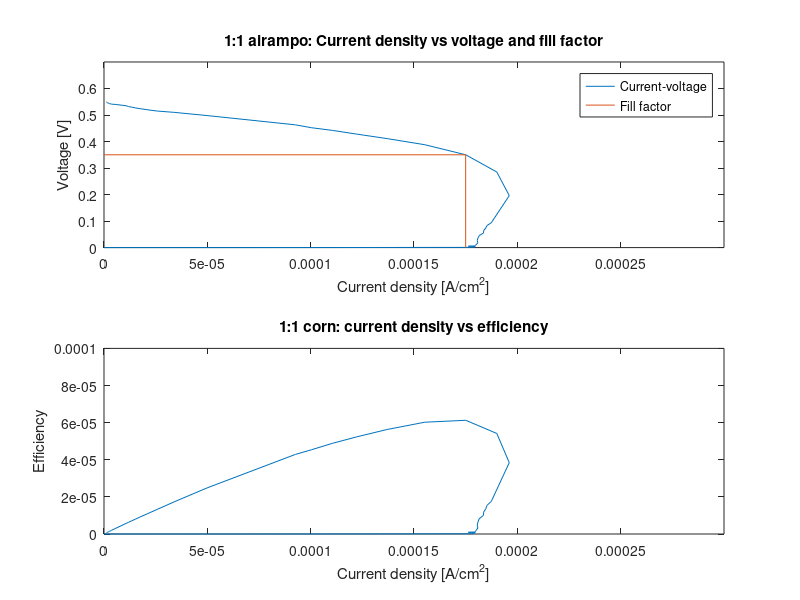
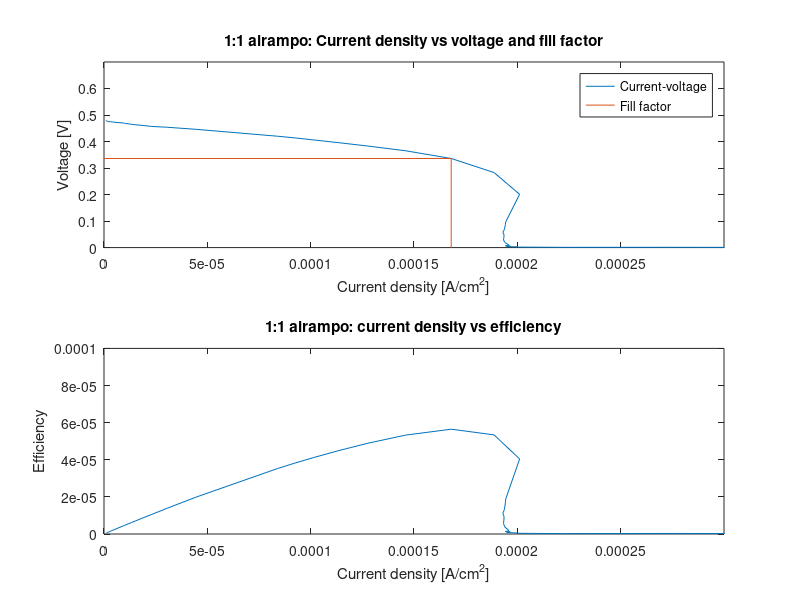
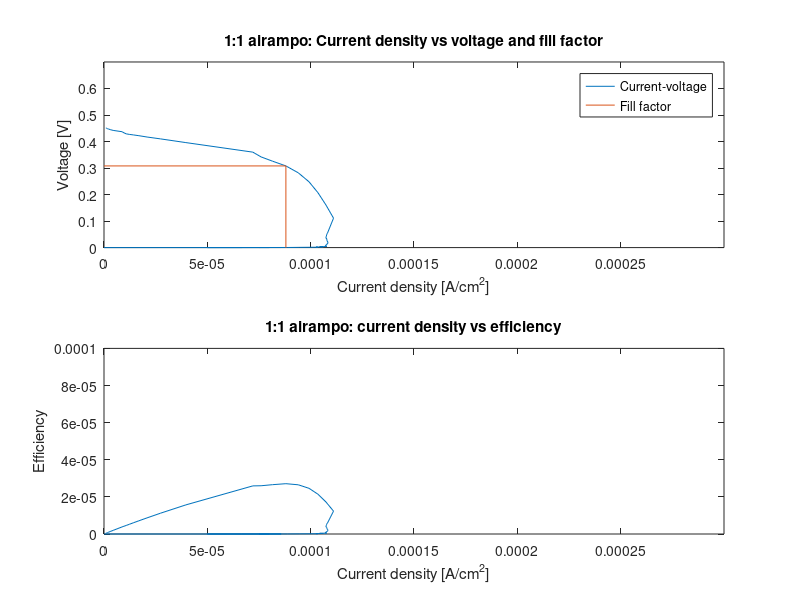

These figures' MATLAB source, in order:
close all
clear

%airampo maskingjorda
res = [999999 899999 799999 699999 599999 499999 399999 299999 199999 ...
    99999 89999 79999 69999 59999 49999 39999 29999 19999 ...
    9999 8999 7999 6999 5999 4999 3999 2999 1999 ...
    999 899 799 699 599 499 399 299 199 ...
    99 89 79 69 59 49 39 29 19 9 8 7 6 5 4 3 2 1 0];

a = 0.5*1; %area solar cell

%561
oa1_V = 0.001.*[550 549 548 547 546 544 543 541 540 535 ...
    532 530 527 524 520 515 510 498 463 ...
    452 442 428 411 388 350 285 196 93.6 ...
    83.3 73.8 64.2 55.0 45.3 36.1 27.0 18.0 8.9 ...
    8.0 7.1 6.2 5.2 4.4 3.5 2.6 1.7 0.8 ...
    0.6 0.5 0.4 0.3 0.2 0.1 0 0 0];
oa1_I = oa1_V./res./a;
oa1_P = oa1_V.*oa1_I;

oa2_V = 1e-3.*[480 479 478 477 477 475 475 475 473 470 ...
    468 467 465 463 461 457 454 446 420 ...
    414 406 396 383 365 336 283 201 97.1 ...
    87.3 77.5 67.7 57.8 48.3 38.6 28.9 19.3 9.7 ...
    8.7 7.7 6.7 5.8 4.8 3.8 2.9 1.9 1.0 ...
    1.1 1.0 0.9 0.8 0.7 0.6 0.5 0.3 0.2];
oa2_I = oa2_V./res./a;
oa2_P = oa2_V.*oa2_I;

%valdigt rod!
%kontralelektrod kan vara fel - ge fel varden
%maskingjorda glas kan bli behandlade ... ja vi vet inget
%fargen konstig
%lampan ar skev?
%kablar?
%resistansmaskinen?
oa3_V = 1e-3.*[451 451 451 450 449 448 447 445 442 437 ...
    433 429 427 425 422 417 410 396 360 ...
    342 326 308 282 248 207 161 111 54.0 ...
    48.4 43.0 37.5 32.3 26.9 21.6 16.2 10.7 5.3 ...
    4.8 4.2 3.6 3.1 2.6 2.0 1.5 0.9 0.4 ...
    0.3 0.3 0.2 0.2 0.1 0.1 0 0 0];
oa3_I = oa3_V./res./a;
oa3_P = oa3_V.*oa3_I;

%x-y coordinates pmax
pmax1 = [0.000175 0.35];
pmax2 = [0.000168 0.336];
pmax3 = [8.801e-5 0.308];

ffx1 = [pmax1(1) pmax1(1) 0];
ffy1 = [0 pmax1(2) pmax1(2)];
ffx2 = [pmax2(1) pmax2(1) 0];
ffy2 = [0 pmax2(2) pmax2(2)];
ffx3 = [pmax3(1) pmax3(1) 0];
ffy3 = [0 pmax3(2) pmax3(2)];

% figure
% subplot(2, 1, 1)
% plot(oa1_I, oa1_V, 'm', ffx1, ffy1, 'm', oa2_I, oa2_V, 'k', ffx2, ffy2, 'k', oa3_I, oa3_V, 'b', ffx3, ffy3, 'b')
% title('1:1 airampo: Current density vs voltage and fill factor')
% xlabel('Current density [A/cm^2]')
% ylabel('Voltage [V]')
% legend('Current-voltage', 'Fill factor')
% axis([0 0.3e-3 0 0.7])
% subplot(2, 1, 2)
% plot(oa1_I, oa1_P, 'm', oa2_I, oa2_P, 'k', oa3_I, oa3_P, 'b')
% title('1:1 corn: current density vs efficiency')
% xlabel('Current density [A/cm^2]')
% ylabel('Efficiency')
% axis([0 0.3e-3 0 1e-4])

figure
subplot(2, 1, 1)
plot(oa1_I, oa1_V, ffx1, ffy1)
title('1:1 airampo: Current density vs voltage and fill factor')
xlabel('Current density [A/cm^2]')
ylabel('Voltage [V]')
legend('Current-voltage', 'Fill factor')
axis([0 0.3e-3 0 0.7])
subplot(2, 1, 2)
plot(oa1_I, oa1_P)
title('1:1 corn: current density vs efficiency')
xlabel('Current density [A/cm^2]')
ylabel('Efficiency')
axis([0 0.3e-3 0 1e-4])

figure
subplot(2, 1, 1)
plot(oa2_I, oa2_V, ffx2, ffy2)
title('1:1 airampo: Current density vs voltage and fill factor')
xlabel('Current density [A/cm^2]')
ylabel('Voltage [V]')
legend('Current-voltage', 'Fill factor')
axis([0 0.3e-3 0 0.7])
subplot(2, 1, 2)
plot(oa2_I, oa2_P)
title('1:1 airampo: current density vs efficiency')
xlabel('Current density [A/cm^2]')
ylabel('Efficiency')
axis([0 0.3e-3 0 1e-4])

figure
subplot(2, 1, 1)
plot(oa3_I, oa3_V, ffx3, ffy3)
title('1:1 airampo: Current density vs voltage and fill factor')
xlabel('Current density [A/cm^2]')
ylabel('Voltage [V]')
legend('Current-voltage', 'Fill factor')
axis([0 0.3e-3 0 0.7])
subplot(2, 1, 2)
plot(oa3_I, oa3_P)
title('1:1 airampo: current density vs efficiency')
xlabel('Current density [A/cm^2]')
ylabel('Efficiency')
axis([0 0.3e-3 0 1e-4])